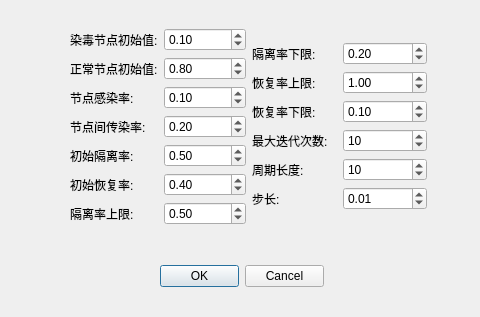
<?xml version="1.0" encoding="UTF-8"?>
<ui version="4.0">
 <class>Dialog</class>
 <widget class="QDialog" name="Dialog">
  <property name="geometry">
   <rect>
    <x>0</x>
    <y>0</y>
    <width>480</width>
    <height>317</height>
   </rect>
  </property>
  <property name="minimumSize">
   <size>
    <width>480</width>
    <height>317</height>
   </size>
  </property>
  <property name="maximumSize">
   <size>
    <width>480</width>
    <height>317</height>
   </size>
  </property>
  <property name="windowTitle">
   <string>Dialog</string>
  </property>
  <property name="windowIcon">
   <iconset>
    <normaloff>../../Downloads/siren.png</normaloff>../../Downloads/siren.png</iconset>
  </property>
  <widget class="QDialogButtonBox" name="buttonBox">
   <property name="geometry">
    <rect>
     <x>160</x>
     <y>260</y>
     <width>164</width>
     <height>32</height>
    </rect>
   </property>
   <property name="orientation">
    <enum>Qt::Horizontal</enum>
   </property>
   <property name="standardButtons">
    <set>QDialogButtonBox::Cancel|QDialogButtonBox::Ok</set>
   </property>
  </widget>
  <widget class="QWidget" name="">
   <property name="geometry">
    <rect>
     <x>70</x>
     <y>10</y>
     <width>357</width>
     <height>234</height>
    </rect>
   </property>
   <layout class="QGridLayout" name="gridLayout_7">
    <item row="0" column="0">
     <layout class="QGridLayout" name="gridLayout_4">
      <item row="0" column="0">
       <layout class="QGridLayout" name="gridLayout">
        <item row="0" column="0">
         <widget class="QLabel" name="label">
          <property name="text">
           <string>染毒节点初始值:</string>
          </property>
         </widget>
        </item>
        <item row="1" column="0">
         <widget class="QLabel" name="label_2">
          <property name="text">
           <string>正常节点初始值:</string>
          </property>
         </widget>
        </item>
        <item row="2" column="0">
         <widget class="QLabel" name="label_3">
          <property name="text">
           <string>节点感染率:</string>
          </property>
         </widget>
        </item>
        <item row="3" column="0">
         <widget class="QLabel" name="label_4">
          <property name="text">
           <string>节点间传染率:</string>
          </property>
         </widget>
        </item>
        <item row="4" column="0">
         <widget class="QLabel" name="label_5">
          <property name="text">
           <string>初始隔离率:</string>
          </property>
         </widget>
        </item>
        <item row="5" column="0">
         <widget class="QLabel" name="label_6">
          <property name="text">
           <string>初始恢复率:</string>
          </property>
         </widget>
        </item>
        <item row="6" column="0">
         <widget class="QLabel" name="label_7">
          <property name="text">
           <string>隔离率上限:</string>
          </property>
         </widget>
        </item>
       </layout>
      </item>
      <item row="0" column="1">
       <layout class="QGridLayout" name="gridLayout_2">
        <item row="0" column="0">
         <widget class="QDoubleSpinBox" name="c_init">
          <property name="value">
           <double>0.100000000000000</double>
          </property>
         </widget>
        </item>
        <item row="1" column="0">
         <widget class="QDoubleSpinBox" name="u_init">
          <property name="value">
           <double>0.800000000000000</double>
          </property>
         </widget>
        </item>
        <item row="2" column="0">
         <widget class="QDoubleSpinBox" name="alpha">
          <property name="value">
           <double>0.100000000000000</double>
          </property>
         </widget>
        </item>
        <item row="3" column="0">
         <widget class="QDoubleSpinBox" name="beta">
          <property name="value">
           <double>0.200000000000000</double>
          </property>
         </widget>
        </item>
        <item row="4" column="0">
         <widget class="QDoubleSpinBox" name="delta_init">
          <property name="value">
           <double>0.500000000000000</double>
          </property>
         </widget>
        </item>
        <item row="5" column="0">
         <widget class="QDoubleSpinBox" name="gamma_init">
          <property name="value">
           <double>0.400000000000000</double>
          </property>
         </widget>
        </item>
        <item row="6" column="0">
         <widget class="QDoubleSpinBox" name="delta_max">
          <property name="value">
           <double>0.500000000000000</double>
          </property>
         </widget>
        </item>
       </layout>
      </item>
     </layout>
    </item>
    <item row="0" column="1">
     <layout class="QGridLayout" name="gridLayout_6">
      <item row="0" column="0">
       <layout class="QGridLayout" name="gridLayout_3">
        <item row="0" column="0">
         <widget class="QLabel" name="label_8">
          <property name="text">
           <string>隔离率下限:</string>
          </property>
         </widget>
        </item>
        <item row="1" column="0">
         <widget class="QLabel" name="label_9">
          <property name="text">
           <string>恢复率上限:</string>
          </property>
         </widget>
        </item>
        <item row="2" column="0">
         <widget class="QLabel" name="label_10">
          <property name="text">
           <string>恢复率下限:</string>
          </property>
         </widget>
        </item>
        <item row="3" column="0">
         <widget class="QLabel" name="label_11">
          <property name="text">
           <string>最大迭代次数:</string>
          </property>
         </widget>
        </item>
        <item row="4" column="0">
         <widget class="QLabel" name="label_12">
          <property name="text">
           <string>周期长度:</string>
          </property>
         </widget>
        </item>
        <item row="5" column="0">
         <widget class="QLabel" name="label_13">
          <property name="text">
           <string>步长:</string>
          </property>
         </widget>
        </item>
       </layout>
      </item>
      <item row="0" column="1">
       <layout class="QGridLayout" name="gridLayout_5">
        <item row="0" column="0">
         <widget class="QDoubleSpinBox" name="delta_min">
          <property name="value">
           <double>0.200000000000000</double>
          </property>
         </widget>
        </item>
        <item row="1" column="0">
         <widget class="QDoubleSpinBox" name="gamma_max">
          <property name="value">
           <double>1.000000000000000</double>
          </property>
         </widget>
        </item>
        <item row="2" column="0">
         <widget class="QDoubleSpinBox" name="gamma_min">
          <property name="value">
           <double>0.100000000000000</double>
          </property>
         </widget>
        </item>
        <item row="3" column="0">
         <widget class="QSpinBox" name="maxTimes">
          <property name="value">
           <number>10</number>
          </property>
         </widget>
        </item>
        <item row="4" column="0">
         <widget class="QSpinBox" name="T">
          <property name="value">
           <number>10</number>
          </property>
         </widget>
        </item>
        <item row="5" column="0">
         <widget class="QDoubleSpinBox" name="h">
          <property name="value">
           <double>0.010000000000000</double>
          </property>
         </widget>
        </item>
       </layout>
      </item>
     </layout>
    </item>
   </layout>
  </widget>
 </widget>
 <resources/>
 <connections>
  <connection>
   <sender>buttonBox</sender>
   <signal>accepted()</signal>
   <receiver>Dialog</receiver>
   <slot>accept()</slot>
   <hints>
    <hint type="sourcelabel">
     <x>248</x>
     <y>254</y>
    </hint>
    <hint type="destinationlabel">
     <x>157</x>
     <y>274</y>
    </hint>
   </hints>
  </connection>
  <connection>
   <sender>buttonBox</sender>
   <signal>rejected()</signal>
   <receiver>Dialog</receiver>
   <slot>reject()</slot>
   <hints>
    <hint type="sourcelabel">
     <x>316</x>
     <y>260</y>
    </hint>
    <hint type="destinationlabel">
     <x>286</x>
     <y>274</y>
    </hint>
   </hints>
  </connection>
 </connections>
</ui>
